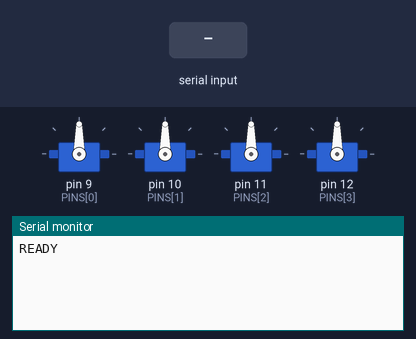
Bench run of a sketch on a simulated Arduino Leonardo, built with avr-gcc and run on an emulated ATmega32U4. Shown: 4 × servo, the last lines printed to the serial monitor. The test bench sets the inputs (shaded band).

Above: at 1.8 s.
1.9 s: "90,45\n" received over Serial
At 2.7 s:
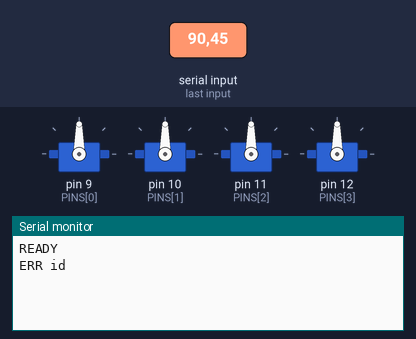
3.4 s: "5\n" received over Serial
At 3.8 s:
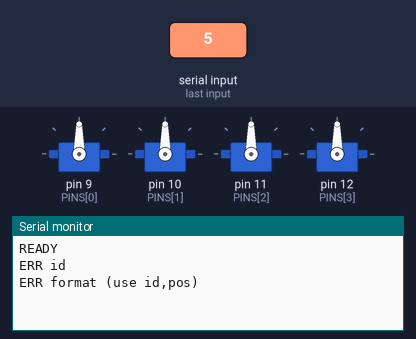
4.9 s: "1,90\n" received over Serial
At 6.1 s:
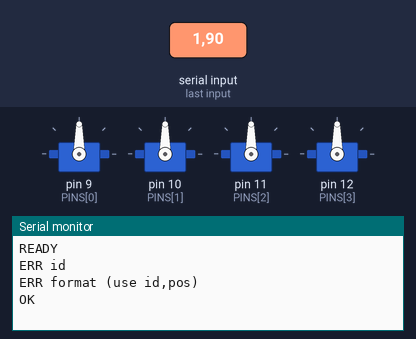

The sketch:

servo_serial.ino
```cpp
/*
 * Practice 4 — expects lines:  servoid,position
 * Servo IDs 1..4 map to pins D9..D12 (edit pins[] if needed).
 * Position: 0..180
 *
 * Hardware: powering several servos from the Arduino 5V (USB) rail often
 * browns out the MCU — you get resets and no serial output. Use a separate
 * 5V supply for servo + and tie GND to Arduino GND; signal wires stay on D9–D12.
 */

#include <Servo.h>

Servo servos[4];
const int PINS[4] = {9, 10, 11, 12};

void setup() {
  Serial.begin(9600);
  // Native USB boards (Leonardo, Micro, etc.): wait until USB serial is ready.
  while (!Serial) {
    ;
  }
  // Let USB CDC settle; avoids garbage / missed first bytes after host opens port.
  delay(200);

  // Stagger attach + move to reduce peak current (four servos at once can reset the board).
  for (int i = 0; i < 4; i++) {
    servos[i].attach(PINS[i]);
    servos[i].write(90);
    delay(120);
  }

  Serial.setTimeout(200);
  Serial.println(F("READY"));
}

void loop() {
  if (Serial.available() <= 0) {
    return;
  }
  String line = Serial.readStringUntil('\n');
  line.trim();
  int comma = line.indexOf(',');
  if (comma <= 0) {
    Serial.println(F("ERR format (use id,pos)"));
    return;
  }
  int id = line.substring(0, comma).toInt();
  int pos = line.substring(comma + 1).toInt();
  if (id < 1 || id > 4) {
    Serial.println(F("ERR id"));
    return;
  }
  pos = constrain(pos, 0, 180);
  servos[id - 1].write(pos);
  Serial.println(F("OK"));
}
```

Measured:
- after the input at 1.9 s, the serial monitor: prints a new line at once (image 1)
- after the input at 3.4 s, the serial monitor: prints a new line at once (image 2)
- after the input at 4.9 s, the serial monitor: prints a new line at once (image 3)
